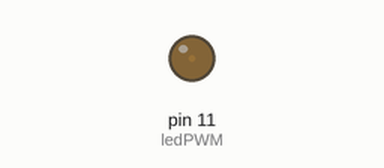
Recording of a sketch running on a simulated Arduino Uno, built with avr-gcc and run on an emulated ATmega328P. Shown: output pins drawn as LEDs (lit = HIGH). What the sketch prints to the serial monitor is not drawn.

Above: at 0.05 s.
At 1.3 s:
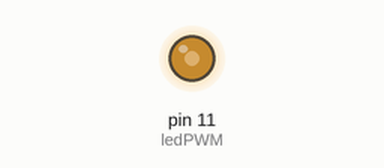
At 1.9 s:
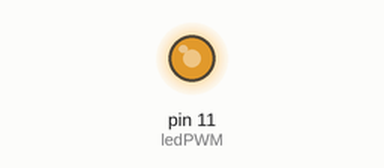
At 2.55 s:
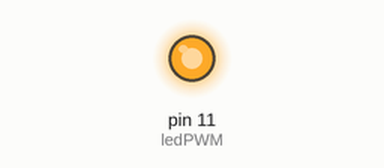
Timing chart, 0 to 6.0 s (numbered marks = the images above):
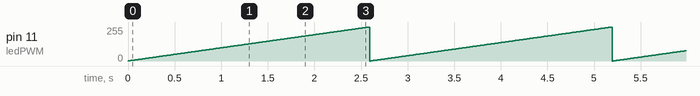

Measured:
- by itself, pin 11 (ledPWM): ramps from 0/255 to 255/255 and jumps back, once every 2.6 s

The sketch:

hw8-1.ino
```cpp
int ledPWM = 11;
int counter = 0;

void setup() {
  pinMode(ledPWM, OUTPUT);
  Serial.begin(9600);
}

void loop() {
  //counter from 0 to 255
  //makes the led from dark to light
  counter++;
  if(counter >= 256){
    counter = 0;
  }
  Serial.println(counter);
  analogWrite(ledPWM,counter);
  delay(10);
}
```
